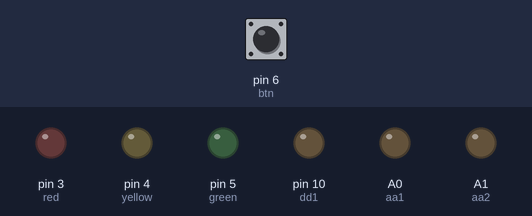
Bench run of a sketch on a simulated Arduino Uno, built with avr-gcc and run on an emulated ATmega328P. Parts: output pins drawn as LEDs (lit = HIGH). The test bench sets the inputs (shaded band); at power-on: pin 6 (btn) HIGH. No radio packets arrive unless stated; what the sketch prints to the serial monitor is not drawn.

Above: at 5.7 s.
At 10.02 s:
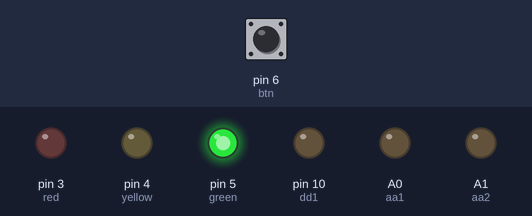
Timing chart, 0 to 13.1 s (numbered marks = the images above):
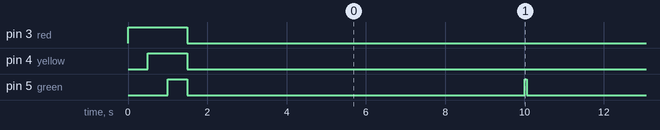

Measured:
- by itself, pin 5 (green): repeats every 10.1 s: HIGH 0.05 s, LOW 10.0 s

The sketch:

Remote_station.ino
```cpp
#include <SPI.h>
#include<avr/eeprom.h>

#include <RF24Network.h>
#include <RF24Network_config.h>
#include <Sync.h>

#include <nRF24L01.h>
#include <RF24.h>
#include <RF24_config.h>

#include "S_message.h"


// Setup pin numbers
int dd1 = 10;
int aa1 = A0;
int aa2 = A1;
int red = 3;
int yellow = 4;
int green = 5;
int btn = 6;
int volt = A3;
int temp = A2;

// Setup pin directions. These are then used to define whether the pin is an input or an output pin. 0 = Output, 1 = Input, 3 = Input with pullup resistor

int dd1d = 0;
int aa1d = 0;
int aa2d = 0;

// How often to flash
const unsigned long interval = 10000; //ms

// When did we last flash?
unsigned long last_lit;

// Current time
unsigned long now;

//number of voltage and temp measurements to take
const int num_measurements = 64;

// What voltage is a reading of 1023?
const unsigned voltage_reference = 3.44 * 256; // 5.0V

// What is the temperature calibration value. Change the first number only.
const int16_t temp_calibration = 0x0*0x10;

//Value received from other node
uint8_t rxmessage_value = 0;


// Setup radio on SPI and pins 8 and 7
RF24 radio(8,7);

// Declare Network
RF24Network network(radio);

// Our node address
uint16_t this_node;
uint16_t new_address;

void startup()
{
  digitalWrite(red, HIGH);
  delay(500);
  digitalWrite(yellow, HIGH);
  delay(500);
  digitalWrite(green, HIGH);
  delay(500);
  digitalWrite(red, LOW);
  digitalWrite(yellow, LOW);
  digitalWrite(green, LOW);
  //hold button down to enter config
  if(digitalRead(btn) == LOW) config_mode();
}

void setup() {
  // put your setup code here, to run once:

  analogReference(INTERNAL);

  Serial.begin(57600);

  if(dd1d == 0) pinMode(dd1, OUTPUT);
  if(dd1d == 1) pinMode(dd1, INPUT);
  if(dd1d == 2) pinMode(dd1, INPUT_PULLUP);
  if(aa1d == 0) pinMode(aa1, OUTPUT);
  if(aa1d == 1) pinMode(aa1, INPUT);
  if(aa1d == 2) pinMode(aa1, INPUT_PULLUP);
  if(aa2d == 0) pinMode(aa2, OUTPUT);
  if(aa2d == 1) pinMode(aa2, INPUT);
  if(aa2d == 2) pinMode(aa2, INPUT_PULLUP);
  pinMode(red, OUTPUT);
  pinMode(yellow, OUTPUT);
  pinMode(green, OUTPUT);
  pinMode(btn, INPUT_PULLUP);
  pinMode(volt, INPUT);
  pinMode(temp, INPUT);

  //Read node address from eeprom
  this_node = eeprom_read_word((uint16_t*)10);

  // Run the LED routine and if button is depressed at the end of the routine enter config mode
  startup();

  SPI.begin();
  radio.begin();
  network.begin(/*channel*/ 90, /*node address*/ this_node);
  Serial.print("Network up - Node address is: 0");
  Serial.println(this_node, OCT);

}

void loop() {
  // put your main code here, to run repeatedly:
  network.update();


  while ( network.available() )
  {
    digitalWrite(green, HIGH);
    // If so, grab it and print it out
    RF24NetworkHeader header;
    static char rxmessage[32];
    //for(int i=0; i<32; i++) rxmessage[i] = ' '; // this doesn't work....
    network.read(header,rxmessage,sizeof(rxmessage));
    digitalWrite(green, LOW);
    if(header.type == 'l')
    {
      lifecall();
    }
    else if(header.type != 1)
    {
      switch(header.type)
      {
      case 'a':
      Serial.println("RX a");
        digitalWrite(red, HIGH);
        digitalWrite(yellow, HIGH);
        digitalWrite(green, HIGH);
        delay(200);
        digitalWrite(red, LOW);
        digitalWrite(yellow, LOW);
        digitalWrite(green, LOW);
        delay(200);
        digitalWrite(red, HIGH);
        digitalWrite(yellow, HIGH);
        digitalWrite(green, HIGH);
        delay(200);
        digitalWrite(red, LOW);
        digitalWrite(yellow, LOW);
        digitalWrite(green, LOW);
        break;

      case 'b':
      Serial.println("RX b");
        if(dd1d == 0) digitalWrite(dd1, HIGH);
        break;

      case 'c':
      Serial.println("RX c");
        if(dd1d == 0) digitalWrite(dd1, LOW);
        break;

      case 'd':
      rxmessage_value = atoi(rxmessage);
      Serial.println("RX d");
      Serial.println(rxmessage_value); // c
        if(dd1d == 0) analogWrite(dd1, (rxmessage_value));
        break;

      case 'e':
      Serial.println("RX e");
        if(aa1d ==  0) digitalWrite(aa1, HIGH);
        break;

      case 'f':
      Serial.println("RX f");
        if(aa1d == 0) digitalWrite(aa1, LOW);
        break;

      case 'g':
      Serial.println("RX g");
        if(aa2d == 0) digitalWrite(aa2, HIGH);
        break;

      case 'h':
      Serial.println("RX h");
        if(aa2d ==0) digitalWrite(aa2, LOW);
        break;
      }
    }
  }
  // If it's time to flash then...
  now = millis();
  if (now - last_lit > interval)
  {
    digitalWrite(green, HIGH);
  }
  if(now - last_lit > interval + 50)
  {
    digitalWrite(green, LOW);
    last_lit = now;
  }
}
```

S_message.cpp
```cpp
// (licence header left out)
// STL headers
// C headers
// Framework headers
// Library headers
#include "RF24Network_config.h"
// Project headers
// This component's header
#include "S_message.h"

char S_message::buffer[36];

/****************************************************************************/

char* S_message::toString(void)
{
  snprintf(buffer,sizeof(buffer),"Node 0%0o %2u.%02uC %2u.%02uV",
  node_add,
  temp_reading >> 8,
  ( temp_reading & 0xFF ) * 100 / 256,
  voltage_reading >> 8,
  ( voltage_reading & 0xFF ) * 100 / 256);
  return buffer;
}

/****************************************************************************/
```

S_message.h
```cpp
// (licence header left out)
#ifndef __S_MESSAGE_H__
#define __S_MESSAGE_H__

// STL headers
// C headers
// Framework headers
// Library headers
// Project headers

/**
 * Sensor message (type 'S')
 */

struct S_message
{
  uint16_t temp_reading;
  uint16_t voltage_reading;
  uint16_t node_add;
  uint8_t reserved;
  static char buffer[];
  S_message(void): temp_reading(0), voltage_reading(0) {}
  char* toString(void);
};

#endif // __S_MESSAGE_H__
```

lifecall.ino
```cpp
void lifecall ()
{
  Serial.println("Lifecall");
  S_message message;
  message.temp_reading = measure_temp();
  message.voltage_reading = measure_voltage();
  message.node_add = this_node;
  int success = 0;
  while(success == 0)
  {
    digitalWrite(yellow, HIGH);
    Serial.print("Sending: ");
    Serial.println(message.toString());
    char* tx_message = message.toString();
    RF24NetworkHeader header(/*to node*/ 00, 'l');
    bool ok = network.write(header,tx_message,strlen(tx_message));
    if (ok)
    {
      Serial.println("OK");
      digitalWrite(red, LOW);
      success = 1;
    }
    else
    {
      Serial.println("TX Fail");
      delay(250); // extra delay on fail to keep light on longer
      digitalWrite(red, HIGH);
    }
    digitalWrite(yellow, LOW);
  }
}
```

read_state.ino
```cpp
uint32_t measure_temp()
{
    int i = num_measurements;
    uint32_t reading = 0;
    while(i--)
      reading += analogRead(temp);

    // Convert the reading to celcius*256
    // This is the formula for MCP9700.
    // C = reading * 1.1
    // C = ( V - 1/2 ) * 100
    //
    // Then adjust for the calibation value on this sensor
    return ( ( ( ( reading * 0x120 ) - 0x800000 ) * 0x64 ) >> 16 ) + temp_calibration;
}

uint32_t measure_voltage()
{

//uint32_t reading = analogRead(volt);
//reading = reading

  // Take the voltage reading
    int i = num_measurements;
    uint32_t reading = 0;
    while(i--)
      reading += analogRead(volt);

    // Convert the voltage reading to volts*256
    return ( reading * voltage_reference ) >> 16;
}
```

config_mode.ino
```cpp
void config_mode()
{
  digitalWrite(red, HIGH);
  Serial.print("Node Config - Current address: 0");
  Serial.println(this_node, OCT);
  Serial.println("Please send new address, end with 'n' ");

  //get new address from the serial port
  configmode_listen(); //get new address from the serial port

  //write to the eeprom the new address in position 10
  eeprom_write_word((uint16_t*)10, new_address);
  Serial.print("New address: 0");

  //then read it back again and echo to confirm
  this_node = eeprom_read_word((uint16_t*)10);
  Serial.println(this_node, OCT);
  digitalWrite(red, LOW);
}

void configmode_listen(void) //there be dragons here...
{
  char serialdata[10];
  char* nextserialat = serialdata;
  const char* maxserial = serialdata + sizeof(serialdata) - 1;
  bool done = false;
  //
  // Listen for serial input, which is how we set the address
  //
  while(done == false)
  {
    if (Serial.available())
    {
      // If the character on serial input is in a valid range...
      char c = tolower(Serial.read());
      if ( (c >= '0' && c <= '9' ) || (c >= 'a' && c <= 'f' ) )
      {
        *nextserialat++ = c;
        if ( nextserialat == maxserial )
        {
          *nextserialat = 0;
          Serial.println("*** Unknown serial command: ");
          nextserialat = serialdata;
        }
      }
      if ( c == 'n' )
      {
        // Convert to octal
        char *pc = serialdata;
        new_address = 0;
        while ( pc < nextserialat )
        {
          new_address <<= 3;
          new_address |= (*pc++ - '0');
        }
        if(new_address > 0)
        {
          done = true;
          Serial.print("Received address: 0");
          Serial.println(new_address, OCT);
        }
        else if(new_address < 0) Serial.println("Unable to configure as base node");
      }
    }
  }
}
```
